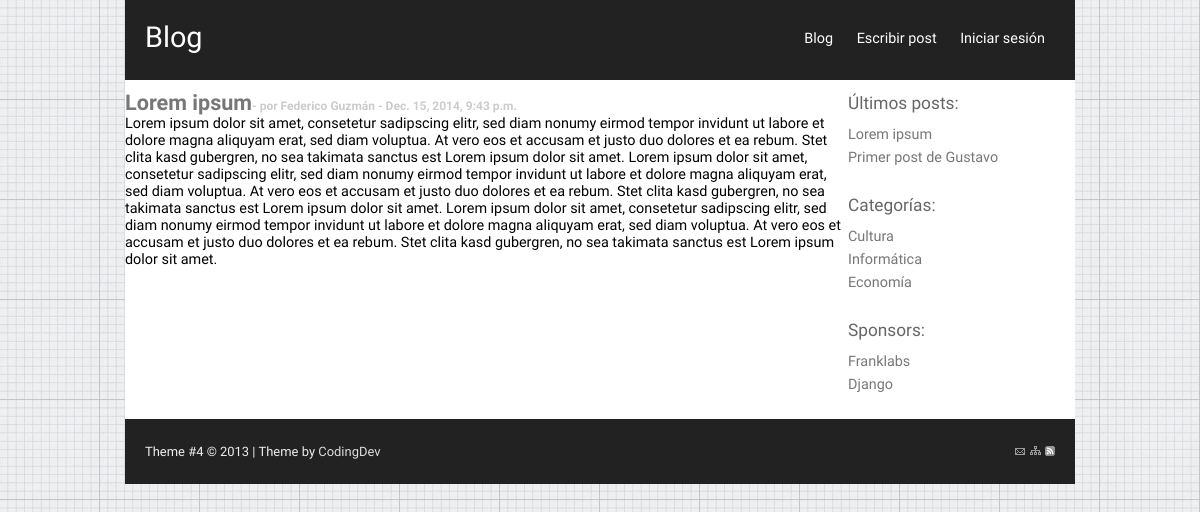
/post/1/, run on an earlier commit of the app's database.
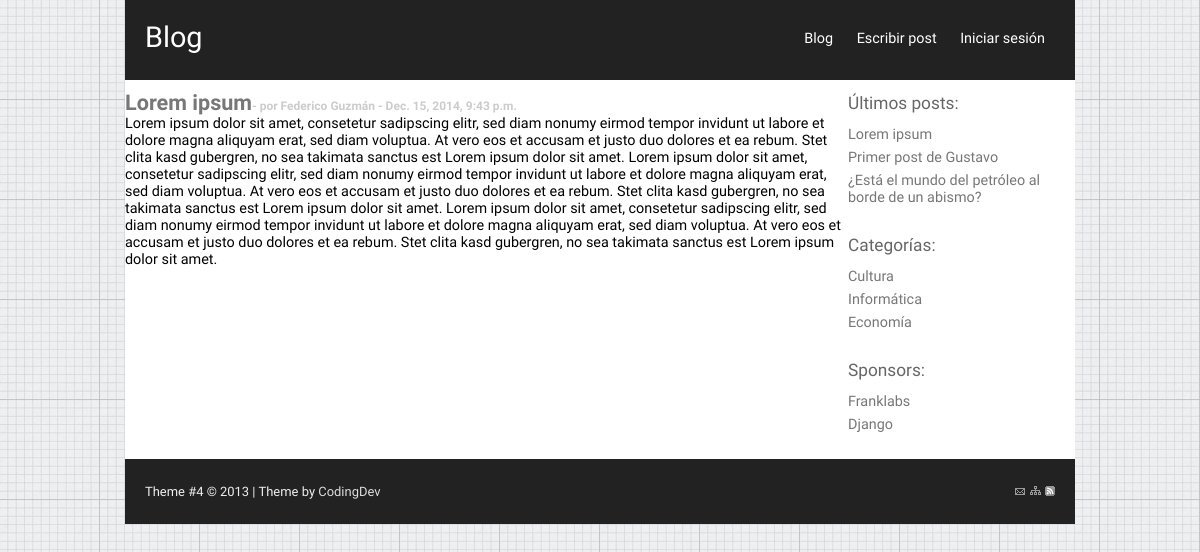
And on a later commit of the database.
### post/models.py (models this page shows, shortened)
class Post(models.Model):
    author = models.ForeignKey(ProfileAuthor)
    title = models.CharField(max_length=200)
    message = models.TextField()
    category =models.ForeignKey(Category)
    date_posted = models.DateTimeField(default=datetime.datetime.now)

class Category(models.Model):
    name = models.CharField(max_length=200)

### autor/models.py (models this page shows)
class ProfileAuthor(models.Model):
    user = models.ForeignKey(User)
    nombre = models.CharField(max_length=50)
    descripcion = models.TextField(max_length=200)
    def __unicode__(self):
        return "%s" % (self.nombre,)

### post/views.py (the view)
def one_post(request, idpost):
    post = Post.objects.get(id=idpost)
    lastposts = Post.objects.all() #Sirve para poder mostrar los posts en la barra del costado, a traves de un for
    cat = Category.objects.all() #Lo mismo, con las categorias
    return render_to_response(
        'post.html',
        {
            'post':post,
            'cat':cat,
            'lastposts':lastposts,
        },
    )

### templates/post.html
{% extends 'base.html' %}
{% block content %}
	<h2><a href="/post/{{ post.id }}/">{{ post.title }}</a><span class="post-span">- por {{ post.author }} - {{ post.date_posted }}</span></h2>
	<p>{{ post.message }}</p>
{% endblock %}

### templates/base.html (shortened to what this page needs)
<!DOCTYPE html>
<html xmlns="http://www.w3.org/1999/xhtml">
<head>
	<link rel="stylesheet" type="text/css" href="{{STATIC_URL}}css/style.css" media="screen" />
</head>
<body>
<div id="wrap">
	<div id="header">
		<div id="headerlinks">
		<a href="/index/" title="Blog">Blog</a>
		<a href="/write_post/" title="Escribir post">Escribir post</a>
		<a href="/login/" title="Login">Iniciar sesión</a>
		</div>
		<h1><a href="#">Blog</a></h1>
	</div>
	<div id="sidebar">
		<h2>Últimos posts:</h2>
		<div class="box">
		<ul>
		{% for post in lastposts|slice:":10" %}
		<li><a href="/post/{{ post.id }}/">{{ post.title }}</a></li>
		{% endfor %}
		</ul>
		</div>
		<h2>Categorías:</h2>
		<div class="box">
		<ul>
		{% for categoria in cat %}
		<li><a href="/category/{{ categoria.id }}/">{{ categoria.name }}</a></li>
		{% endfor %}
		</ul>
		</div>
		<h2>Sponsors:</h2>
		<div class="box">
		<ul>
		<li><a href="http://www.franklabs.biz/">Franklabs</a></li>
		<li><a href="https://www.djangoproject.com/">Django</a></li>
		</ul>
		</div>
	</div>
{% block content %} {% endblock content %}
	<div id="footer">
		<div style="float: right;">
		<a href="#" title="Contact Us"><img src="{{STATIC_URL}}img/contact.gif" alt="Contact" /></a>
		<a href="#" title="Sitemap"><img src="{{STATIC_URL}}img/sitemap.gif" alt="Sitemap" /></a>
		<a href="#" title="Rss Feed"><img src="{{STATIC_URL}}img/rss.png" alt="Rss Feed" /></a>
		</div>
		Theme #4 &copy; 2013 | Theme by <a target="_blank" href="http://codingdev.de" title="CodingDev">CodingDev</a>
	</div>
</div>
</body>
</html>

What changed in the data, as far as the page shows it:
added Post: title "¿Está el mundo del petróleo al borde de un abismo?"
